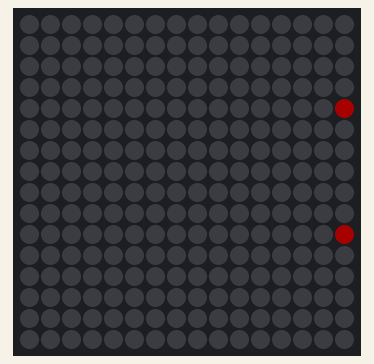
A sketch run on a simulated Arduino Uno, built for the host (arithmetic inside an expression is 32-bit, double 64-bit). Shown: 16×16 RGB LED matrix (first LED top left, wired row by row). Dim RGB values are drawn brighter than linear.

Above: at 0.27 s.
At 5.17 s:
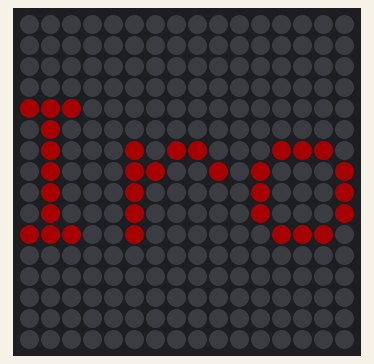
At 10.17 s:
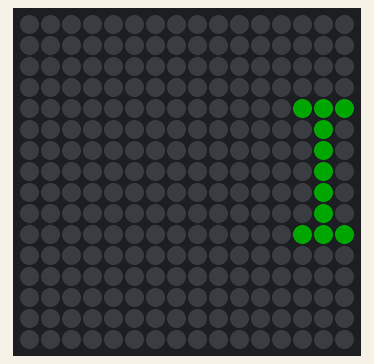
At 20.08 s:
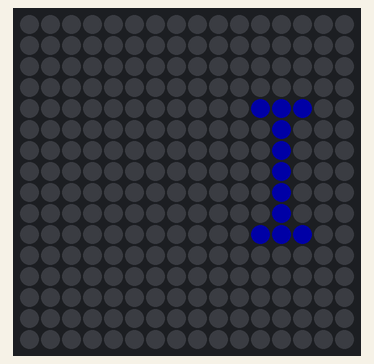
At 29.99 s:
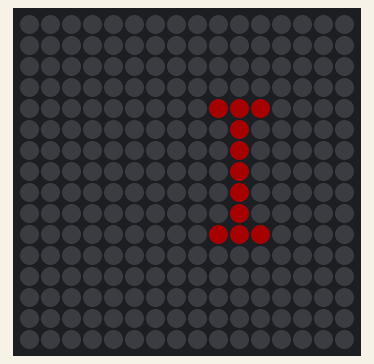
At 39.9 s:
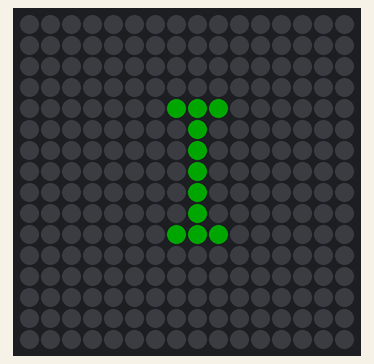

The sketch:

DIsplay_text.ino
```cpp
// Adafruit_NeoMatrix example for single NeoPixel Shield.
// Scrolls 'Howdy' across the matrix in a portrait (vertical) orientation.

#include <Adafruit_GFX.h>
#include <Adafruit_NeoMatrix.h>
#include <Adafruit_NeoPixel.h>
#ifndef PSTR
 #define PSTR // Make Arduino Due happy
#endif

#define PIN 14

// MATRIX DECLARATION:
// Parameter 1 = width of NeoPixel matrix
// Parameter 2 = height of matrix
// Parameter 3 = pin number (most are valid)
// Parameter 4 = matrix layout flags, add together as needed:
//   NEO_MATRIX_TOP, NEO_MATRIX_BOTTOM, NEO_MATRIX_LEFT, NEO_MATRIX_RIGHT:
//     Position of the FIRST LED in the matrix; pick two, e.g.
//     NEO_MATRIX_TOP + NEO_MATRIX_LEFT for the top-left corner.
//   NEO_MATRIX_ROWS, NEO_MATRIX_COLUMNS: LEDs are arranged in horizontal
//     rows or in vertical columns, respectively; pick one or the other.
//   NEO_MATRIX_PROGRESSIVE, NEO_MATRIX_ZIGZAG: all rows/columns proceed
//     in the same order, or alternate lines reverse direction; pick one.
//   See example below for these values in action.
// Parameter 5 = pixel type flags, add together as needed:
//   NEO_KHZ800  800 KHz bitstream (most NeoPixel products w/WS2812 LEDs)
//   NEO_KHZ400  400 KHz (classic 'v1' (not v2) FLORA pixels, WS2811 drivers)
//   NEO_GRB     Pixels are wired for GRB bitstream (most NeoPixel products)
//   NEO_GRBW    Pixels are wired for GRBW bitstream (RGB+W NeoPixel products)
//   NEO_RGB     Pixels are wired for RGB bitstream (v1 FLORA pixels, not v2)


// Example for NeoPixel Shield.  In this application we'd like to use it
// as a 5x8 tall matrix, with the USB port positioned at the top of the
// Arduino.  When held that way, the first pixel is at the top right, and
// lines are arranged in columns, progressive order.  The shield uses
// 800 KHz (v2) pixels that expect GRB color data.
Adafruit_NeoMatrix matrix = Adafruit_NeoMatrix(16, 16, PIN,
                            NEO_MATRIX_BOTTOM     + NEO_MATRIX_RIGHT +
                            NEO_MATRIX_COLUMNS + NEO_MATRIX_ZIGZAG,
                            NEO_GRB            + NEO_KHZ800);

const uint16_t colors[] = {
  matrix.Color(255, 0, 0), matrix.Color(0, 255, 0), matrix.Color(0, 0, 255) };

void setup() {
  Serial.begin(9600);
  matrix.begin();
  matrix.setTextWrap(false);
  matrix.setBrightness(40);
  matrix.setTextSize(1);
  matrix.setTextColor(colors[0]);
}

int x    = matrix.width();
int pass = 0;

char lines[][100] = {"Impossible is Nothing","I am Ironman"};

void loop() {
  matrix.fillScreen(0);
  matrix.setCursor(x, 4);
  matrix.print(F(lines[1]));
  if(--x < -6*((int)strlen(lines[1]))) {
    x = matrix.width();
    if(++pass >= 3) pass = 0;
    matrix.setTextColor(colors[pass]);
  }
  matrix.show();
  delay(100);
}
```
